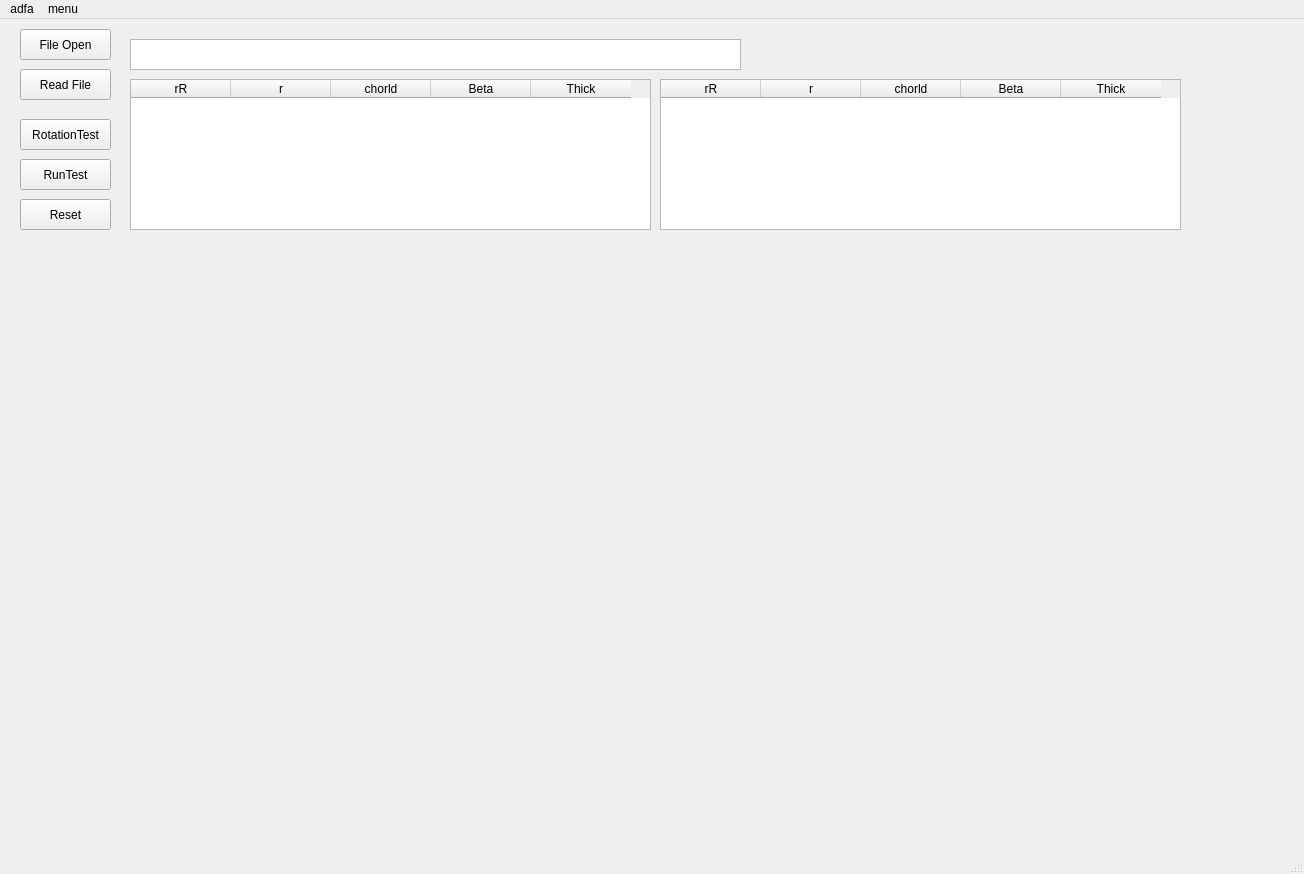
<?xml version="1.0" encoding="UTF-8"?>
<ui version="4.0">
 <class>MainWindow</class>
 <widget class="QMainWindow" name="MainWindow">
  <property name="geometry">
   <rect>
    <x>0</x>
    <y>0</y>
    <width>1304</width>
    <height>874</height>
   </rect>
  </property>
  <property name="windowTitle">
   <string>MainWindow</string>
  </property>
  <property name="windowOpacity">
   <double>1.000000000000000</double>
  </property>
  <property name="toolButtonStyle">
   <enum>Qt::ToolButtonIconOnly</enum>
  </property>
  <widget class="QWidget" name="centralwidget">
   <widget class="QPushButton" name="testBtn">
    <property name="geometry">
     <rect>
      <x>20</x>
      <y>50</y>
      <width>91</width>
      <height>31</height>
     </rect>
    </property>
    <property name="text">
     <string>Read File</string>
    </property>
   </widget>
   <widget class="QTextEdit" name="txt_GeomFileName">
    <property name="geometry">
     <rect>
      <x>130</x>
      <y>20</y>
      <width>611</width>
      <height>31</height>
     </rect>
    </property>
   </widget>
   <widget class="QPushButton" name="btn_fileopen">
    <property name="geometry">
     <rect>
      <x>20</x>
      <y>10</y>
      <width>91</width>
      <height>31</height>
     </rect>
    </property>
    <property name="text">
     <string>File Open</string>
    </property>
   </widget>
   <widget class="QTableWidget" name="wd">
    <property name="geometry">
     <rect>
      <x>130</x>
      <y>60</y>
      <width>521</width>
      <height>151</height>
     </rect>
    </property>
    <property name="minimumSize">
     <size>
      <width>4</width>
      <height>0</height>
     </size>
    </property>
    <column>
     <property name="text">
      <string>rR</string>
     </property>
    </column>
    <column>
     <property name="text">
      <string>r</string>
     </property>
    </column>
    <column>
     <property name="text">
      <string>chorld</string>
     </property>
    </column>
    <column>
     <property name="text">
      <string>Beta</string>
     </property>
    </column>
    <column>
     <property name="text">
      <string>Thick</string>
     </property>
    </column>
   </widget>
   <widget class="QTableWidget" name="TB_PenneGeomView">
    <property name="geometry">
     <rect>
      <x>660</x>
      <y>60</y>
      <width>521</width>
      <height>151</height>
     </rect>
    </property>
    <property name="minimumSize">
     <size>
      <width>4</width>
      <height>0</height>
     </size>
    </property>
    <column>
     <property name="text">
      <string>rR</string>
     </property>
    </column>
    <column>
     <property name="text">
      <string>r</string>
     </property>
    </column>
    <column>
     <property name="text">
      <string>chorld</string>
     </property>
    </column>
    <column>
     <property name="text">
      <string>Beta</string>
     </property>
    </column>
    <column>
     <property name="text">
      <string>Thick</string>
     </property>
    </column>
   </widget>
   <widget class="matplotlibWidget" name="PlotWidget" native="true">
    <property name="geometry">
     <rect>
      <x>130</x>
      <y>220</y>
      <width>1051</width>
      <height>611</height>
     </rect>
    </property>
   </widget>
   <widget class="QPushButton" name="RotationTest">
    <property name="geometry">
     <rect>
      <x>20</x>
      <y>100</y>
      <width>91</width>
      <height>31</height>
     </rect>
    </property>
    <property name="text">
     <string>RotationTest</string>
    </property>
   </widget>
   <widget class="QPushButton" name="btn_VLMRUNTEST">
    <property name="geometry">
     <rect>
      <x>20</x>
      <y>140</y>
      <width>91</width>
      <height>31</height>
     </rect>
    </property>
    <property name="text">
     <string>RunTest</string>
    </property>
   </widget>
   <widget class="QPushButton" name="btn_Reset">
    <property name="geometry">
     <rect>
      <x>20</x>
      <y>180</y>
      <width>91</width>
      <height>31</height>
     </rect>
    </property>
    <property name="text">
     <string>Reset</string>
    </property>
   </widget>
  </widget>
  <widget class="QMenuBar" name="menubar">
   <property name="geometry">
    <rect>
     <x>0</x>
     <y>0</y>
     <width>1304</width>
     <height>21</height>
    </rect>
   </property>
   <widget class="QMenu" name="menuadfa">
    <property name="title">
     <string>adfa</string>
    </property>
   </widget>
   <widget class="QMenu" name="menumenu">
    <property name="title">
     <string>menu</string>
    </property>
   </widget>
   <addaction name="menuadfa"/>
   <addaction name="menumenu"/>
  </widget>
  <widget class="QStatusBar" name="statusbar"/>
 </widget>
 <customwidgets>
  <customwidget>
   <class>matplotlibWidget</class>
   <extends>QWidget</extends>
   <header>matplotlibwidgetFile.h</header>
   <container>1</container>
  </customwidget>
 </customwidgets>
 <resources/>
 <connections/>
</ui>
